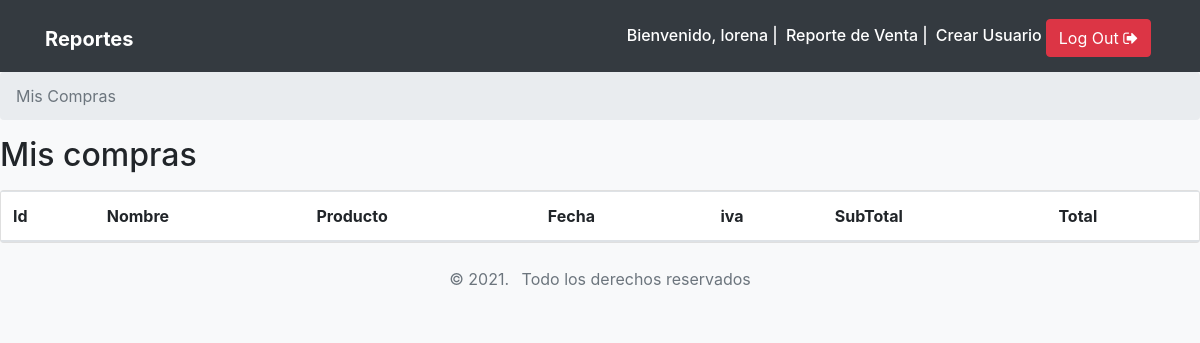
Page /mis_compras/ (signed in) on the earlier database version.
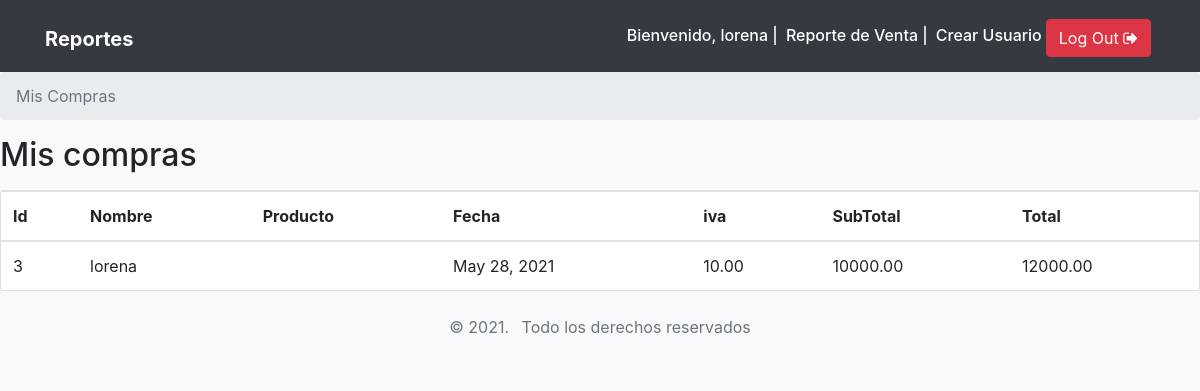
Same page on the later database version.
### tablero/models.py (models this page shows, shortened)
class Venta(models.Model):
	cliente = models.ForeignKey(Usuario, on_delete=models.CASCADE, related_name='venta')
	date_joined = models.DateField(default=datetime.now)
	subtotal = models.DecimalField(default=0.00, max_digits=9, decimal_places=2)
	iva = models.DecimalField(default=0.00, max_digits=9, decimal_places=2)
	total = models.DecimalField(default=0.00, max_digits=9, decimal_places=2)

### Usuario/models.py (models this page shows, shortened)
class Usuario(AbstractUser):
	imagen = models.ImageField(upload_to='usuario/%Y/%m/%d', null=True, blank=True)
	token = models.UUIDField(primary_key=False, editable=False, null=True, blank=True)

### Usuario/views.py (the view)
# urls.py: path('mis_compras/', MisCompras.as_view(), name='MisCompras'),
class MisCompras(ListView):
	model = Venta
	template_name = 'usuario/mis_compras.html'
	context_object_name= 'compras'
	def get_queryset(self):
		queryset = self.request.user.venta \
			.select_related('cliente')
		return queryset

### Usuario/templates/usuario/mis_compras.html (shortened to what this page needs)
{% extends 'base.html' %}
{% block contenido %}
<nav>
	<ol class="breadcrumb">
		<li class="breadcrumb-item active">
			Mis Compras
		</li>
	</ol>
</nav>
<h2 class="mb-3">
	Mis compras
</h2>
<div class="card">
	<table class="table mb-0">
		<thead>
		<tr>
			<th>
				Id
			</th>
			<th>
				Nombre
			</th>
			<th>
				Producto
			</th>
			<th>
				Fecha
			</th>
			<th>
				iva
			</th>
			<th>
				SubTotal
			</th>
			<th>
				Total
			</th>
		</tr>
		</thead>
		{% for compra in compras %}
		<tbody>
				<td class="align-middle">
					{{compra.id}}
				</td>
				<td class="align-middle">
					{{compra.cliente.username}}
				</td>
				<td class="align-middle">
				</td>
				<td class="align-middle">
					{{compra.date_joined}}
				</td>
				<td class="align-middle">
					{{compra.iva}}
				</td>
				<td class="align-middle">
					{{compra.subtotal}}
				</td>
				<td class="align-middle">
					{{compra.total}}
				</td>
		</tbody>
		{% endfor %}
	</table>
</div>
{% endblock %}

Differences in the rows shown:
added Venta: id "3", cliente.username "lorena", date_joined "May 28, 2021", iva "10.00", subtotal "10000.00", total "12000.00"
